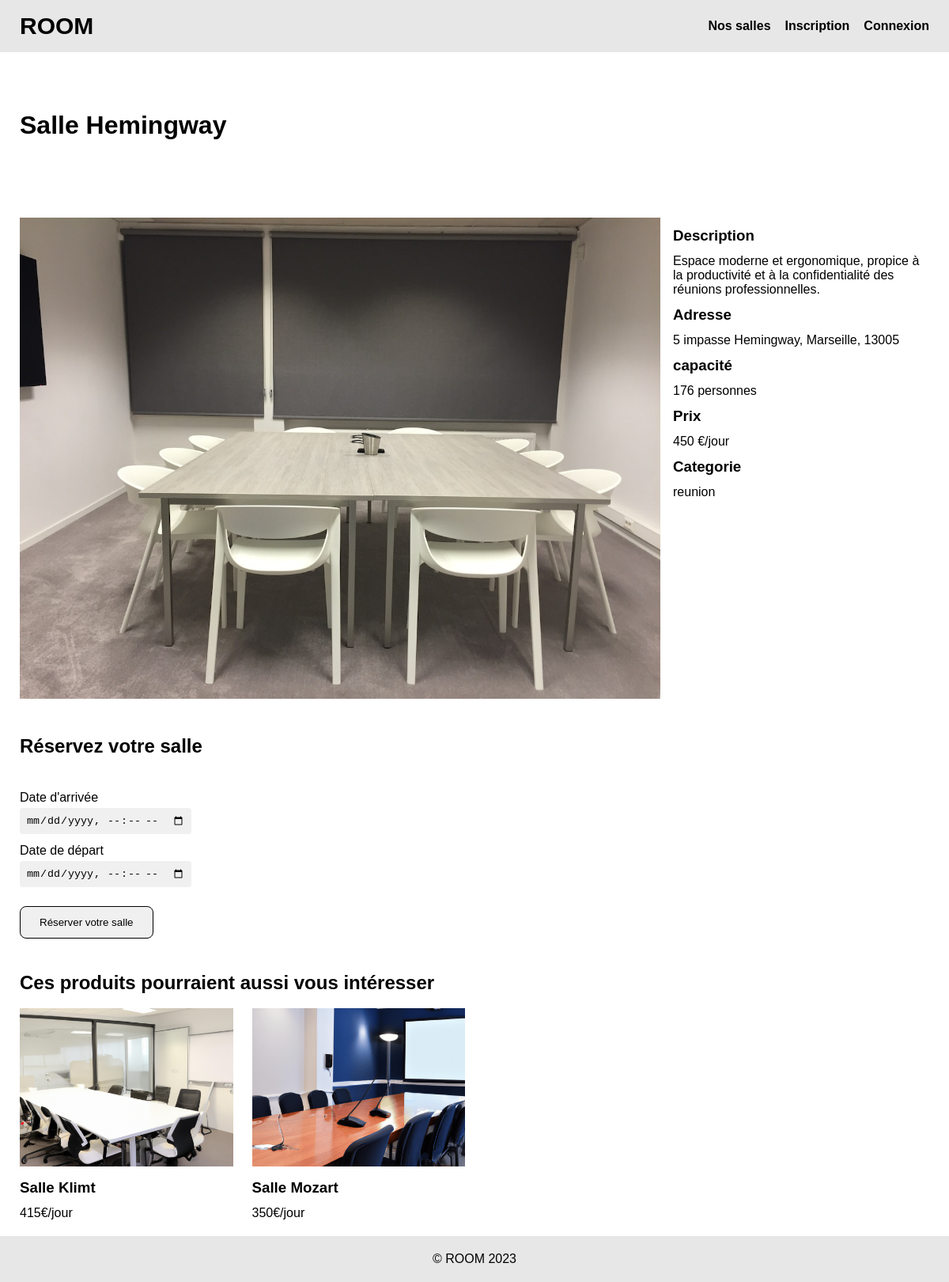
The page /fiche_produit.php?id_salle=8 on the database its author committed.
### tables this page shows
CREATE TABLE IF NOT EXISTS `salle` (
  `id_salle` int NOT NULL AUTO_INCREMENT,
  `titre` varchar(200) NOT NULL,
  `prix` int NOT NULL,
  `description` text NOT NULL,
  `photo` varchar(200) NOT NULL,
  `pays` varchar(20) NOT NULL,
  `ville` varchar(20) NOT NULL,
  `adresse` varchar(20) NOT NULL,
  `cp` int NOT NULL,
  `capacite` int NOT NULL,
  `categorie` enum('reunion','bureau','formation','') NOT NULL,
  PRIMARY KEY (`id_salle`)
);

### include/affichage.php (called while the page is built, shortened)
<?php
    $afficheCards = $pdo->query("SELECT DISTINCT titre, description, prix, id_salle, photo, categorie FROM salle ORDER BY titre ASC");
    if(isset($_GET['id_salle'])){
        $afficheProduit = $pdo->query("SELECT * FROM salle WHERE id_salle = '$_GET[id_salle]' ");
        $produit = $afficheProduit -> fetch(PDO::FETCH_ASSOC);
    }

### fiche_produit.php (the view, shortened to what this page needs)
<?php
require_once('include/init.php');
require_once('include/affichage.php');
?>
<?php require_once('include/header.php');?>
    <div class="globalContainer">
            <main>
                <div class="containerFicheProduit">
                    <div class="titreNote">
                        <h1>Salle <?= $produit['titre']?></h1>
                    </div>
                    <div class="imageDescription">
                        <div class="imageProduit">
                            <img src="<?php URL ?>img/<?=$produit['photo']?>" alt="">
                        </div>
                        <div class="descriptionProduit">
                            <div class="descriptionCategorie">
                                <h3>Description</h3>
                                <p class="description"><?= $produit['description']?></p>
                            </div>
                            <div class="descriptionCategorie">
                                <h3>Adresse</h3>
                                <p class="description"><?= $produit['adresse'].', '. $produit['ville'].', '. $produit['cp'] ?></p>
                            </div>
                            <div class="descriptionCategorie">
                                <h3>capacité</h3>
                                <p class="description"><?= $produit['capacite']?> personnes</p>
                            </div>
                            <div class="descriptionCategorie">
                                <h3>Prix</h3>
                                <p class="description"><?= $produit['prix']?> €/jour</p>
                            </div>
                            <div class="descriptionCategorie">
                                <h3>Categorie</h3>
                                <p class="description"><?= $produit['categorie']?></p>
                            </div>
                        </div>
                    </div>
                    <div class="reservationSalle">
                        <h2>Réservez votre salle</h2>
                        <form action="" class="inscriptionForm form" method="POST" enctype="multipart/form-data">
                            <div class="champInput">
                                <label class="" for="date_arrivee">
                                Date d'arrivée
                                </label>
                                <input type="datetime-local" id="date_arrivee" name="date_arrivee" value="">
                            </div>
                            <div class="champInput">
                                <label class="" for="date_depart">
                                Date de départ
                                </label>
                                <input type="datetime-local" id="date_depart" name="date_depart" value="">
                            </div>
                            <div class="champInput">
                                <button name="buttonReservationSalle" class="buttonFormulaire">Réserver votre salle</button>
                            </div>
                        </form>
                    </div>
                    <div class="containerAutresProduits">
                            <h2>Ces produits pourraient aussi vous intéresser</h2>
                        <div class="gridProduit">
                            <?php while($cards = $afficheCards ->fetch(PDO::FETCH_ASSOC)): ?>
                                <?php if($cards['categorie'] == $produit['categorie'] && $cards['id_salle'] != $produit['id_salle']):?>
                                    <a href="fiche_produit.php?id_salle=<?=$cards['id_salle']?>" class="containerCardSAlle">
                                        <div class="containerImage">
                                            <img src="<?= URL ?>img/<?=$cards['photo']?>" alt="">
                                        </div>
                                        <div class="titreSalle">
                                            <h3>Salle <?=$cards['titre'] ?></h3>
                                        </div>
                                        <p class="prix"><?=$cards['prix'] ?>€/jour</p>
                                    </a>
                                <?php endif;?>
                            <?php endwhile; ?>
                        </div>
                    </div>
                </div>
            </main>
    </div>
<?php require_once('include/footer.php');?>

### css/style.css (style rules this page uses)
* { box-sizing: border-box; margin: 0; padding : 0; list-style: none; }
a, a:hover, a:active, a:visited { text-decoration: none; color: black; }
body { min-height: 100dvh; display: flex; flex-direction: column; justify-content: space-between; font-family: 'Gill Sans', 'Gill Sans MT', Calibri, 'Trebuchet MS', sans-serif; }
h1 { padding : 24px 0; text-align: center; margin: 30px 0 50px; }
h2 { padding : 18px 0; }
h3 { padding : 12px 0; }
main { padding : 20px 25px; }
.form { display: flex; flex-direction: column; gap: 12px; }
.champInput { display: flex; flex-direction: column; gap: 4px; width: fit-content; }
.globalContainer { display: flex; flex-direction: column; justify-content: space-between; flex:1; }
.champInput input, .champInput textarea, .champInput select { padding: 8px; border-radius: 4px; border: none; background-color: rgba(238, 238, 238, 0.884); }
.buttonFormulaire { padding: 12px 24px; border-radius: 8px; cursor: pointer; border: 1px solid black; background-color: rgba(238, 238, 238, 0.884); }

### css/index.css (style rules this page uses)
.containerFicheProduit { display: flex; flex-direction: column; gap: 24px; }
.gridProduit { display: grid; grid-template-columns: repeat(4, minmax(170px, 300px)); gap : 24px; width: fit-content; margin: auto; }
.containerCardSAlle { display : flex; flex-direction: column; gap: 12px; }
.containerCardSAlle h3 { padding: 0; }
.containerImage img { width: 100%; object-fit: cover; height: 200px; }

### css/ficheProduit.css (style rules this page uses)
.containerFicheProduit { max-width: 1200px; margin: auto; }
.titreNote { display: flex; align-items: center; gap: 16px; }
.imageDescription { display: flex; gap: 16px; width: 100%; }
.descriptionProduit { flex:2 ; }
.imageProduit { flex: 5; }
.imageDescription img { width: 100%; }

### rows shown on the page
salle: titre "Hemingway", photo (picture), description "Espace moderne et ergonomique, propice à la productivité et à la confidentialité des réunions professionnelles.", adresse "5 impasse Hemingway", ville "Marseille", cp "13005", capacite "176", prix "450", categorie "reunion"
salle: photo (picture), titre "Klimt", prix "415"
salle: photo (picture), titre "Mozart", prix "350"
